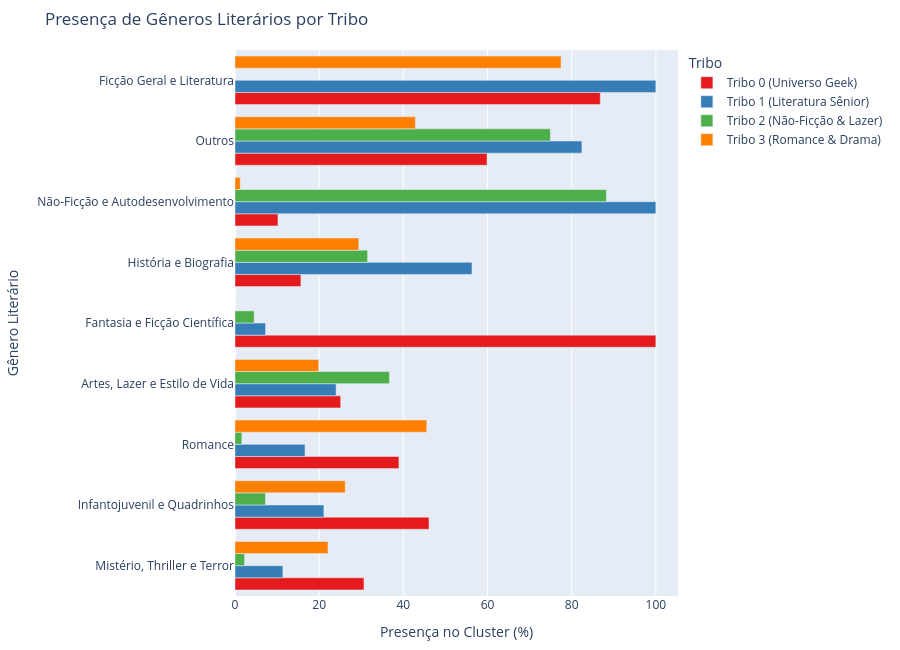

The notebook cell this image was saved under:
### Markdown cell above
* **Insight do Storytelling:** O catálogo mostra uma divisão equilibrada e muito rica sob a perspectiva de 4 clusters:
  * A **Tribo 2 (Não-Ficção de Nicho & Lazer)** é o maior grupo (35.6%), reunindo livros voltados a desenvolvimento profissional, manuais e estilo de vida.
  * A **Tribo 1 (Literatura Sênior & Ensaios)** representa 23.9%, englobando leitores de biografias, livros históricos e ensaios profundos.
  * A **Tribo 3 (Romances Mainstream & Dramas)** responde por 22.0% dos livros, focando na ficção popular de romance e drama comercial.
  * A **Tribo 0 (Universo Geek & Fantasia)** representa 18.5%, concentrando a maior parte da ficção científica e fantasia pop.

---

## 3. Capítulo 2: A Preferência Literária das Tribos
Agora, vamos investigar o **gosto literário de cada grupo**. O que define a identidade de leitura dessas tribos? 

Para isso, calculamos a taxa de presença de cada um dos 9 gêneros principais dentro de cada cluster, nos dando o "DNA" de cada grupo.

> **Importante: Por que a soma das barras de uma mesma tribo ultrapassa 100%?**
> Ao olhar para o gráfico a seguir, você notará que a soma das porcentagens dos gêneros de um mesmo cluster ultrapassa 100%. **Isso não é um erro!**
> Isso acontece porque **um mesmo livro pode ter múltiplos gêneros marcados simultaneamente (dados multilabel)**. Por exemplo, uma mesma obra pode ser marcada como "Romance" e também "Ficção Geral e Literatura".
> A barra no gráfico não representa uma divisão exclusiva do catálogo, mas sim: *"Qual a porcentagem de livros desta tribo que possui este gênero marcado?"*. Como os livros se sobrepõem entre os gêneros, as categorias não são excludentes, fazendo com que a soma natural dos percentuais no cluster seja maior do que 100%.

### Code cell
genre_cols = [
    'Artes, Lazer e Estilo de Vida',
    'Fantasia e Ficção Científica',
    'Ficção Geral e Literatura',
    'História e Biografia',
    'Infantojuvenil e Quadrinhos',
    'Mistério, Thriller e Terror',
    'Não-Ficção e Autodesenvolvimento',
    'Outros',
    'Romance'
]

# Calcular a proporção de cada gênero por cluster
proporcoes = df.groupby('Cluster')[genre_cols].mean().reset_index()

# Pivotar dados para o formato longo (long format) para exibição no Plotly
prop_melted = proporcoes.melt(id_vars='Cluster', var_name='Gênero', value_name='Proporção')
prop_melted['Percentual'] = prop_melted['Proporção'] * 100
prop_melted['Nome_Tribo'] = prop_melted['Cluster'].map({
    0: 'Tribo 0 (Universo Geek)',
    1: 'Tribo 1 (Literatura Sênior)',
    2: 'Tribo 2 (Não-Ficção & Lazer)',
    3: 'Tribo 3 (Romance & Drama)'
})

# Mapear cores solicitadas: Tribo 0 = Vermelho, Tribo 1 = Azul, Tribo 2 = Verde, Tribo 3 = Laranja
CORES_GENRES = {
    'Tribo 0 (Universo Geek)': '#e41a1c', # Vermelho
    'Tribo 1 (Literatura Sênior)': '#377eb8', # Azul
    'Tribo 2 (Não-Ficção & Lazer)': '#4daf4a', # Verde
    'Tribo 3 (Romance & Drama)': '#ff7f00'  # Laranja
}

# Criar gráfico de barras agrupado por Tribo
fig_genres = px.bar(
    prop_melted,
    x='Percentual',
    y='Gênero',
    color='Nome_Tribo',
    barmode='group',
    title='Presença de Gêneros Literários por Tribo',
    color_discrete_map=CORES_GENRES,
    labels={'Percentual': 'Presença no Cluster (%)', 'Gênero': 'Gênero Literário', 'Nome_Tribo': 'Tribo'}
)
fig_genres.update_layout(height=650, yaxis={'categoryorder':'total ascending'}, margin=dict(t=50, b=20, l=20, r=20))
fig_genres.show()

### Figure 1 — Plotly figure (JSON) as saved in the notebook; plotly's stock layout.template omitted (floating-point values rounded to 4 significant figures)
{"data": [{"alignmentgroup": "True", "hovertemplate": "Tribo=Tribo 0 (Universo Geek)<br>Presença no Cluster (%)=%{x}<br>Gênero Literário=%{y}<extra></extra>", "legendgroup": "Tribo 0 (Universo Geek)", "marker": {"color": "#e41a1c", "pattern": {"shape": ""}}, "name": "Tribo 0 (Universo Geek)", "offsetgroup": "Tribo 0 (Universo Geek)", "orientation": "h", "showlegend": true, "textposition": "auto", "x": [25.11, 100.0, 86.8, 15.66, 46.1, 30.64, 10.21, 59.9, 38.95], "xaxis": "x", "y": ["Artes, Lazer e Estilo de Vida", "Fantasia e Ficção Científica", "Ficção Geral e Literatura", "História e Biografia", "Infantojuvenil e Quadrinhos", "Mistério, Thriller e Terror", "Não-Ficção e Autodesenvolvimento", "Outros", "Romance"], "yaxis": "y", "type": "bar"}, {"alignmentgroup": "True", "hovertemplate": "Tribo=Tribo 1 (Literatura Sênior)<br>Presença no Cluster (%)=%{x}<br>Gênero Literário=%{y}<extra></extra>", "legendgroup": "Tribo 1 (Literatura Sênior)", "marker": {"color": "#377eb8", "pattern": {"shape": ""}}, "name": "Tribo 1 (Literatura Sênior)", "offsetgroup": "Tribo 1 (Literatura Sênior)", "orientation": "h", "showlegend": true, "textposition": "auto", "x": [24.03, 7.269, 100.0, 56.31, 21.12, 11.38, 100.0, 82.43, 16.64], "xaxis": "x", "y": ["Artes, Lazer e Estilo de Vida", "Fantasia e Ficção Científica", "Ficção Geral e Literatura", "História e Biografia", "Infantojuvenil e Quadrinhos", "Mistério, Thriller e Terror", "Não-Ficção e Autodesenvolvimento", "Outros", "Romance"], "yaxis": "y", "type": "bar"}, {"alignmentgroup": "True", "hovertemplate": "Tribo=Tribo 2 (Não-Ficção & Lazer)<br>Presença no Cluster (%)=%{x}<br>Gênero Literário=%{y}<extra></extra>", "legendgroup": "Tribo 2 (Não-Ficção & Lazer)", "marker": {"color": "#4daf4a", "pattern": {"shape": ""}}, "name": "Tribo 2 (Não-Ficção & Lazer)", "offsetgroup": "Tribo 2 (Não-Ficção & Lazer)", "orientation": "h", "showlegend": true, "textposition": "auto", "x": [36.69, 4.554, 0.0, 31.5, 7.242, 2.27, 88.25, 74.93, 1.622], "xaxis": "x", "y": ["Artes, Lazer e Estilo de Vida", "Fantasia e Ficção Científica", "Ficção Geral e Literatura", "História e Biografia", "Infantojuvenil e Quadrinhos", "Mistério, Thriller e Terror", "Não-Ficção e Autodesenvolvimento", "Outros", "Romance"], "yaxis": "y", "type": "bar"}, {"alignmentgroup": "True", "hovertemplate": "Tribo=Tribo 3 (Romance & Drama)<br>Presença no Cluster (%)=%{x}<br>Gênero Literário=%{y}<extra></extra>", "legendgroup": "Tribo 3 (Romance & Drama)", "marker": {"color": "#ff7f00", "pattern": {"shape": ""}}, "name": "Tribo 3 (Romance & Drama)", "offsetgroup": "Tribo 3 (Romance & Drama)", "orientation": "h", "showlegend": true, "textposition": "auto", "x": [19.88, 0.0, 77.47, 29.41, 26.19, 22.09, 1.232, 42.86, 45.57], "xaxis": "x", "y": ["Artes, Lazer e Estilo de Vida", "Fantasia e Ficção Científica", "Ficção Geral e Literatura", "História e Biografia", "Infantojuvenil e Quadrinhos", "Mistério, Thriller e Terror", "Não-Ficção e Autodesenvolvimento", "Outros", "Romance"], "yaxis": "y", "type": "bar"}], "layout": {"xaxis": {"anchor": "y", "domain": [0.0, 1.0], "title": {"text": "Presença no Cluster (%)"}}, "yaxis": {"anchor": "x", "domain": [0.0, 1.0], "title": {"text": "Gênero Literário"}, "categoryorder": "total ascending"}, "legend": {"title": {"text": "Tribo"}, "tracegroupgap": 0}, "title": {"text": "Presença de Gêneros Literários por Tribo"}, "barmode": "group", "margin": {"t": 50, "b": 20, "l": 20, "r": 20}, "height": 650}}
